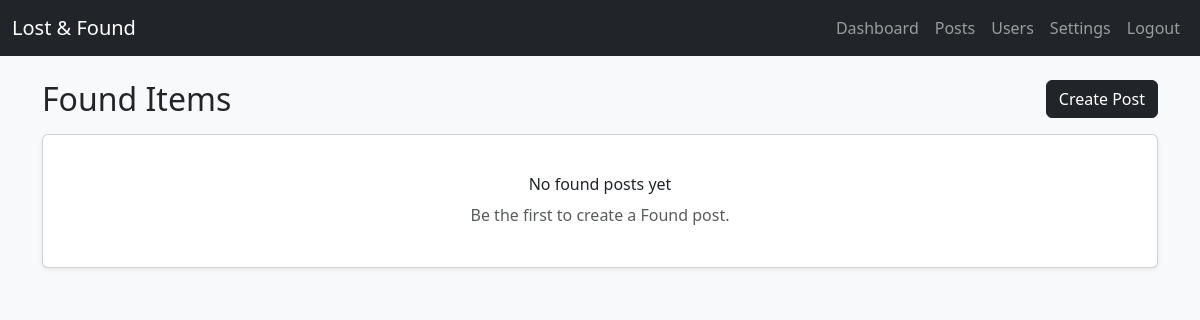
/student/found (signed in), run on an earlier commit of the app's database.
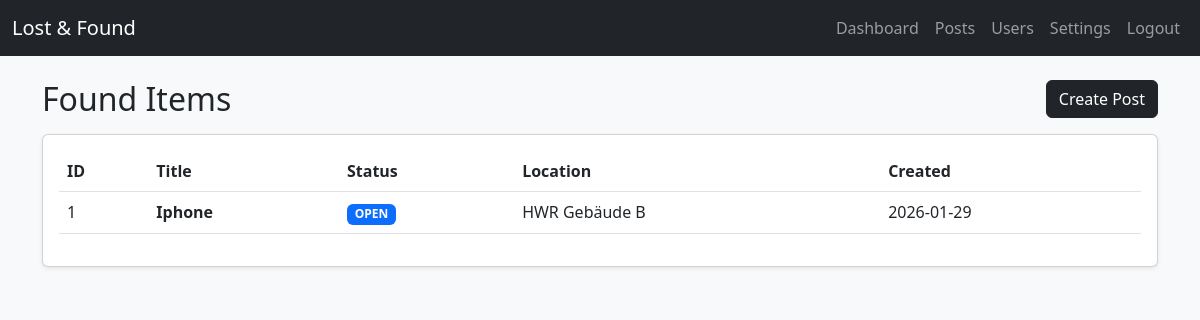
And on a later commit of the database.
### db.py (models this page shows)
class ItemPost(db.Model):
    __tablename__ = "item_posts"
    id = db.Column(db.Integer, primary_key=True)
    post_type = db.Column(db.String(10), nullable=False)  # "lost" / "found"
    title = db.Column(db.String(200), nullable=False)
    description = db.Column(db.Text, nullable=False)
    location = db.Column(db.String(200))
    status = db.Column(db.String(20), default="open")  # open/claimed/closed
    created_by = db.Column(db.Integer, db.ForeignKey("users.id"), nullable=False)
    created_at = db.Column(db.DateTime, default=datetime.utcnow)
    creator = db.relationship("User", backref="posts")

### app.py (the view)
@app.route("/student/found")
@login_required
def student_found():
    posts = (
        ItemPost.query.filter_by(post_type="found").order_by(ItemPost.created_at.desc()).all()
    )
    return render_template("student/found.html", posts=posts)

### app.py (called while the page is built)
def login_required(f):
    from functools import wraps
    @wraps(f)
    def wrapper(*args, **kwargs):
        if "user_id" not in session:
            return redirect(url_for("login"))
        return f(*args, **kwargs)
    return wrapper

### templates/student/found.html (shortened to what this page needs)
{% extends 'base.html' %}
{% block content %}
<div class="d-flex justify-content-between align-items-center mb-3">
  <h2 class="mb-0">Found Items</h2>
  <a class="btn btn-dark" href="{{ url_for('student_new_post') }}">Create Post</a>
</div>
<div class="card shadow-sm">
  <div class="card-body">
    {% if posts and posts|length > 0 %}
      <div class="table-responsive">
        <table class="table table-hover align-middle">
          <thead>
            <tr>
              <th>ID</th>
              <th>Title</th>
              <th>Status</th>
              <th>Location</th>
              <th>Created</th>
            </tr>
          </thead>
          <tbody>
            {% for post in posts %}
              <tr>
                <td>{{ post.id }}</td>
                <td class="fw-semibold">{{ post.title }}</td>
                <td>
                  {% if post.status == "open" %}
                    <span class="badge text-bg-primary">OPEN</span>
                  {% elif post.status == "claimed" %}
                    <span class="badge text-bg-info">CLAIMED</span>
                  {% else %}
                    <span class="badge text-bg-secondary">CLOSED</span>
                  {% endif %}
                </td>
                <td>{{ post.location or "-" }}</td>
                <td>{{ post.created_at.strftime("%Y-%m-%d") }}</td>
              </tr>
            {% endfor %}
          </tbody>
        </table>
      </div>
    {% else %}
      <div class="text-center py-4">
        <h6 class="mb-2">No found posts yet</h6>
        <p class="text-muted mb-0">Be the first to create a Found post.</p>
      </div>
    {% endif %}
  </div>
</div>
{% endblock %}

What changed in the data, as far as the page shows it:
added ItemPost: id "1", title "Iphone", status "OPEN", location "HWR Gebäude B", created_at "2026-01-29"
Also different on the page:
text no longer shown: "No found posts yet Be the first to create a Found post."
text now shown: "ID Title Status Location Created"
